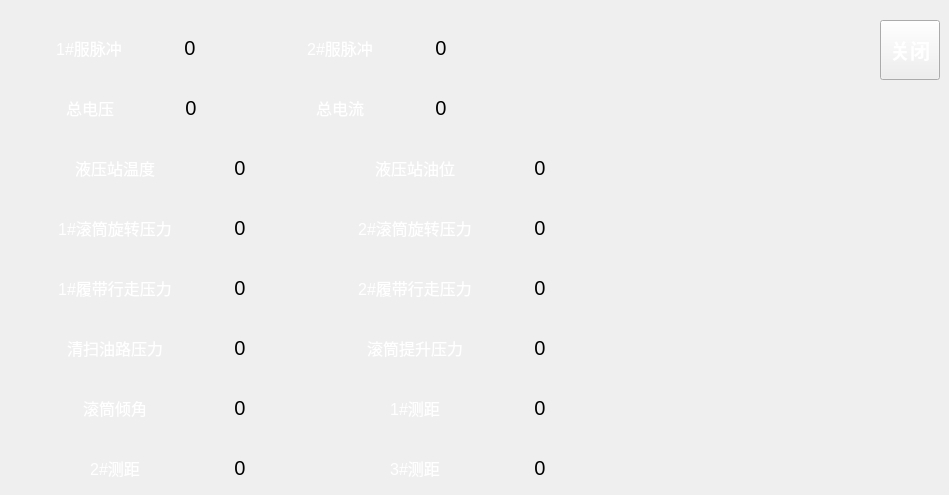
   <widget class="QWidget" name="tab">
    <attribute name="title">
     <string>运行数据</string>
    </attribute>
    <widget class="QPushButton" name="closePushButton1">
     <property name="geometry">
      <rect>
       <x>880</x>
       <y>20</y>
       <width>60</width>
       <height>60</height>
      </rect>
     </property>
     <property name="font">
      <font>
       <pointsize>15</pointsize>
       <weight>75</weight>
       <bold>true</bold>
      </font>
     </property>
     <property name="styleSheet">
      <string notr="true">color: rgb(255, 255, 255);</string>
     </property>
     <property name="text">
      <string>关闭</string>
     </property>
    </widget>
    <widget class="QLabel" name="label_3">
     <property name="geometry">
      <rect>
       <x>39</x>
       <y>30</y>
       <width>100</width>
       <height>36</height>
      </rect>
     </property>
     <property name="font">
      <font>
       <pointsize>12</pointsize>
      </font>
     </property>
     <property name="styleSheet">
      <string notr="true">color: rgb(255, 255, 255);
background-image: url(:/pic/field_bg.png);</string>
     </property>
     <property name="text">
      <string>1#服脉冲</string>
     </property>
     <property name="alignment">
      <set>Qt::AlignCenter</set>
     </property>
    </widget>
    <widget class="QLabel" name="Fpj_Left_Servo_Pulse_label">
     <property name="geometry">
      <rect>
       <x>140</x>
       <y>30</y>
       <width>100</width>
       <height>36</height>
      </rect>
     </property>
     <property name="font">
      <font>
       <pointsize>15</pointsize>
      </font>
     </property>
     <property name="styleSheet">
      <string notr="true">background-image: url(:/pic/white_bg.png);</string>
     </property>
     <property name="text">
      <string>0</string>
     </property>
     <property name="alignment">
      <set>Qt::AlignCenter</set>
     </property>
    </widget>
    <widget class="QLabel" name="label_4">
     <property name="geometry">
      <rect>
       <x>290</x>
       <y>30</y>
       <width>100</width>
       <height>36</height>
      </rect>
     </property>
     <property name="font">
      <font>
       <pointsize>12</pointsize>
      </font>
     </property>
     <property name="styleSheet">
      <string notr="true">color: rgb(255, 255, 255);
background-image: url(:/pic/field_bg.png);</string>
     </property>
     <property name="text">
      <string>2#服脉冲</string>
     </property>
     <property name="alignment">
      <set>Qt::AlignCenter</set>
     </property>
    </widget>
    <widget class="QLabel" name="Fpj_Right_Servo_Pulse_label">
     <property name="geometry">
      <rect>
       <x>391</x>
       <y>30</y>
       <width>100</width>
       <height>36</height>
      </rect>
     </property>
     <property name="font">
      <font>
       <pointsize>15</pointsize>
      </font>
     </property>
     <property name="styleSheet">
      <string notr="true">background-image: url(:/pic/white_bg.png);</string>
     </property>
     <property name="text">
      <string>0</string>
     </property>
     <property name="alignment">
      <set>Qt::AlignCenter</set>
     </property>
    </widget>
    <widget class="QLabel" name="label_5">
     <property name="geometry">
      <rect>
       <x>40</x>
       <y>90</y>
       <width>100</width>
       <height>36</height>
      </rect>
     </property>
     <property name="font">
      <font>
       <pointsize>12</pointsize>
      </font>
     </property>
     <property name="styleSheet">
      <string notr="true">color: rgb(255, 255, 255);
background-image: url(:/pic/field_bg.png);</string>
     </property>
     <property name="text">
      <string>总电压</string>
     </property>
     <property name="alignment">
      <set>Qt::AlignCenter</set>
     </property>
    </widget>
    <widget class="QLabel" name="Fpj_Total_Voltage_label">
     <property name="geometry">
      <rect>
       <x>141</x>
       <y>90</y>
       <width>100</width>
       <height>36</height>
      </rect>
     </property>
     <property name="font">
      <font>
       <pointsize>15</pointsize>
      </font>
     </property>
     <property name="styleSheet">
      <string notr="true">background-image: url(:/pic/white_bg.png);</string>
     </property>
     <property name="text">
      <string>0</string>
     </property>
     <property name="alignment">
      <set>Qt::AlignCenter</set>
     </property>
    </widget>
    <widget class="QLabel" name="label_6">
     <property name="geometry">
      <rect>
       <x>290</x>
       <y>90</y>
       <width>100</width>
       <height>36</height>
      </rect>
     </property>
     <property name="font">
      <font>
       <pointsize>12</pointsize>
      </font>
     </property>
     <property name="styleSheet">
      <string notr="true">color: rgb(255, 255, 255);
background-image: url(:/pic/field_bg.png);</string>
     </property>
     <property name="text">
      <string>总电流</string>
     </property>
     <property name="alignment">
      <set>Qt::AlignCenter</set>
     </property>
    </widget>
    <widget class="QLabel" name="Fpj_Total_Ampere_label">
     <property name="geometry">
      <rect>
       <x>391</x>
       <y>90</y>
       <width>100</width>
       <height>36</height>
      </rect>
     </property>
     <property name="font">
      <font>
       <pointsize>15</pointsize>
      </font>
     </property>
     <property name="styleSheet">
      <string notr="true">background-image: url(:/pic/white_bg.png);</string>
     </property>
     <property name="text">
      <string>0</string>
     </property>
     <property name="alignment">
      <set>Qt::AlignCenter</set>
     </property>
    </widget>
    <widget class="QLabel" name="Fpj_Left_Roller_Rotation_Pressure_label">
     <property name="geometry">
      <rect>
       <x>190</x>
       <y>210</y>
       <width>100</width>
       <height>36</height>
      </rect>
     </property>
     <property name="font">
      <font>
       <pointsize>15</pointsize>
      </font>
     </property>
     <property name="styleSheet">
      <string notr="true">background-image: url(:/pic/white_bg.png);</string>
     </property>
     <property name="text">
      <string>0</string>
     </property>
     <property name="alignment">
      <set>Qt::AlignCenter</set>
     </property>
    </widget>
    <widget class="QLabel" name="label_7">
     <property name="geometry">
      <rect>
       <x>40</x>
       <y>210</y>
       <width>150</width>
       <height>36</height>
      </rect>
     </property>
     <property name="font">
      <font>
       <pointsize>12</pointsize>
      </font>
     </property>
     <property name="styleSheet">
      <string notr="true">color: rgb(255, 255, 255);
background-image: url(:/pic/field_bg.png);</string>
     </property>
     <property name="text">
      <string>1#滚筒旋转压力</string>
     </property>
     <property name="alignment">
      <set>Qt::AlignCenter</set>
     </property>
    </widget>
    <widget class="QLabel" name="label_8">
     <property name="geometry">
      <rect>
       <x>40</x>
       <y>150</y>
       <width>150</width>
       <height>36</height>
      </rect>
     </property>
     <property name="font">
      <font>
       <pointsize>12</pointsize>
      </font>
     </property>
     <property name="styleSheet">
      <string notr="true">color: rgb(255, 255, 255);
background-image: url(:/pic/field_bg.png);</string>
     </property>
     <property name="text">
      <string>液压站温度</string>
     </property>
     <property name="alignment">
      <set>Qt::AlignCenter</set>
     </property>
    </widget>
    <widget class="QLabel" name="Fpj_Hs_1_Tempture_label">
     <property name="geometry">
      <rect>
       <x>190</x>
       <y>150</y>
       <width>100</width>
       <height>36</height>
      </rect>
     </property>
     <property name="font">
      <font>
       <pointsize>15</pointsize>
      </font>
     </property>
     <property name="styleSheet">
      <string notr="true">background-image: url(:/pic/white_bg.png);</string>
     </property>
     <property name="text">
      <string>0</string>
     </property>
     <property name="alignment">
      <set>Qt::AlignCenter</set>
     </property>
    </widget>
    <widget class="QLabel" name="Fpj_Hs_1_Oil_Level_label">
     <property name="geometry">
      <rect>
       <x>490</x>
       <y>150</y>
       <width>100</width>
       <height>36</height>
      </rect>
     </property>
     <property name="font">
      <font>
       <pointsize>15</pointsize>
      </font>
     </property>
     <property name="styleSheet">
      <string notr="true">background-image: url(:/pic/white_bg.png);</string>
     </property>
     <property name="text">
      <string>0</string>
     </property>
     <property name="alignment">
      <set>Qt::AlignCenter</set>
     </property>
    </widget>
    <widget class="QLabel" name="label_16">
     <property name="geometry">
      <rect>
       <x>340</x>
       <y>150</y>
       <width>150</width>
       <height>36</height>
      </rect>
     </property>
     <property name="font">
      <font>
       <pointsize>12</pointsize>
      </font>
     </property>
     <property name="styleSheet">
      <string notr="true">color: rgb(255, 255, 255);
background-image: url(:/pic/field_bg.png);</string>
     </property>
     <property name="text">
      <string>液压站油位</string>
     </property>
     <property name="alignment">
      <set>Qt::AlignCenter</set>
     </property>
    </widget>
    <widget class="QLabel" name="label_17">
     <property name="geometry">
      <rect>
       <x>340</x>
       <y>210</y>
       <width>150</width>
       <height>36</height>
      </rect>
     </property>
     <property name="font">
      <font>
       <pointsize>12</pointsize>
      </font>
     </property>
     <property name="styleSheet">
      <string notr="true">color: rgb(255, 255, 255);
background-image: url(:/pic/field_bg.png);</string>
     </property>
     <property name="text">
      <string>2#滚筒旋转压力</string>
     </property>
     <property name="alignment">
      <set>Qt::AlignCenter</set>
     </property>
    </widget>
    <widget class="QLabel" name="Fpj_Right_Roller_Rotation_Pressure_label">
     <property name="geometry">
      <rect>
       <x>490</x>
       <y>210</y>
       <width>100</width>
       <height>36</height>
      </rect>
     </property>
     <property name="font">
      <font>
       <pointsize>15</pointsize>
      </font>
     </property>
     <property name="styleSheet">
      <string notr="true">background-image: url(:/pic/white_bg.png);</string>
     </property>
     <property name="text">
      <string>0</string>
     </property>
     <property name="alignment">
      <set>Qt::AlignCenter</set>
     </property>
    </widget>
    <widget class="QLabel" name="label_22">
     <property name="geometry">
      <rect>
       <x>40</x>
       <y>270</y>
       <width>150</width>
       <height>36</height>
      </rect>
     </property>
     <property name="font">
      <font>
       <pointsize>12</pointsize>
      </font>
     </property>
     <property name="styleSheet">
      <string notr="true">color: rgb(255, 255, 255);
background-image: url(:/pic/field_bg.png);</string>
     </property>
     <property name="text">
      <string>1#履带行走压力</string>
     </property>
     <property name="alignment">
      <set>Qt::AlignCenter</set>
     </property>
    </widget>
    <widget class="QLabel" name="Fpj_Left_Walking_Pressure_label">
     <property name="geometry">
      <rect>
       <x>190</x>
       <y>270</y>
       <width>100</width>
       <height>36</height>
      </rect>
     </property>
     <property name="font">
      <font>
       <pointsize>15</pointsize>
      </font>
     </property>
     <property name="styleSheet">
      <string notr="true">background-image: url(:/pic/white_bg.png);</string>
     </property>
     <property name="text">
      <string>0</string>
     </property>
     <property name="alignment">
      <set>Qt::AlignCenter</set>
     </property>
    </widget>
    <widget class="QLabel" name="label_42">
     <property name="geometry">
      <rect>
       <x>340</x>
       <y>270</y>
       <width>150</width>
       <height>36</height>
      </rect>
     </property>
     <property name="font">
      <font>
       <pointsize>12</pointsize>
      </font>
     </property>
     <property name="styleSheet">
      <string notr="true">color: rgb(255, 255, 255);
background-image: url(:/pic/field_bg.png);</string>
     </property>
     <property name="text">
      <string>2#履带行走压力</string>
     </property>
     <property name="alignment">
      <set>Qt::AlignCenter</set>
     </property>
    </widget>
    <widget class="QLabel" name="Fpj_Right_Walking_Pressure_label">
     <property name="geometry">
      <rect>
       <x>490</x>
       <y>270</y>
       <width>100</width>
       <height>36</height>
      </rect>
     </property>
     <property name="font">
      <font>
       <pointsize>15</pointsize>
      </font>
     </property>
     <property name="styleSheet">
      <string notr="true">background-image: url(:/pic/white_bg.png);</string>
     </property>
     <property name="text">
      <string>0</string>
     </property>
     <property name="alignment">
      <set>Qt::AlignCenter</set>
     </property>
    </widget>
    <widget class="QLabel" name="label_51">
     <property name="geometry">
      <rect>
       <x>40</x>
       <y>330</y>
       <width>150</width>
       <height>36</height>
      </rect>
     </property>
     <property name="font">
      <font>
       <pointsize>12</pointsize>
      </font>
     </property>
     <property name="styleSheet">
      <string notr="true">color: rgb(255, 255, 255);
background-image: url(:/pic/field_bg.png);</string>
     </property>
     <property name="text">
      <string>清扫油路压力</string>
     </property>
     <property name="alignment">
      <set>Qt::AlignCenter</set>
     </property>
    </widget>
    <widget class="QLabel" name="Fpj_Sweeping_Motor_Pressure_label">
     <property name="geometry">
      <rect>
       <x>190</x>
       <y>330</y>
       <width>100</width>
       <height>36</height>
      </rect>
     </property>
     <property name="font">
      <font>
       <pointsize>15</pointsize>
      </font>
     </property>
     <property name="styleSheet">
      <string notr="true">background-image: url(:/pic/white_bg.png);</string>
     </property>
     <property name="text">
      <string>0</string>
     </property>
     <property name="alignment">
      <set>Qt::AlignCenter</set>
     </property>
    </widget>
    <widget class="QLabel" name="label_52">
     <property name="geometry">
      <rect>
       <x>340</x>
       <y>330</y>
       <width>150</width>
       <height>36</height>
      </rect>
     </property>
     <property name="font">
      <font>
       <pointsize>12</pointsize>
      </font>
     </property>
     <property name="styleSheet">
      <string notr="true">color: rgb(255, 255, 255);
background-image: url(:/pic/field_bg.png);</string>
     </property>
     <property name="text">
      <string>滚筒提升压力</string>
     </property>
     <property name="alignment">
      <set>Qt::AlignCenter</set>
     </property>
    </widget>
    <widget class="QLabel" name="Fpj_Roller_Lifting_Pressure_label">
     <property name="geometry">
      <rect>
       <x>490</x>
       <y>330</y>
       <width>100</width>
       <height>36</height>
      </rect>
     </property>
     <property name="font">
      <font>
       <pointsize>15</pointsize>
      </font>
     </property>
     <property name="styleSheet">
      <string notr="true">background-image: url(:/pic/white_bg.png);</string>
     </property>
     <property name="text">
      <string>0</string>
     </property>
     <property name="alignment">
      <set>Qt::AlignCenter</set>
     </property>
    </widget>
    <widget class="QLabel" name="label_53">
     <property name="geometry">
      <rect>
       <x>40</x>
       <y>390</y>
       <width>150</width>
       <height>36</height>
      </rect>
     </property>
     <property name="font">
      <font>
       <pointsize>12</pointsize>
      </font>
     </property>
     <property name="styleSheet">
      <string notr="true">color: rgb(255, 255, 255);
background-image: url(:/pic/field_bg.png);</string>
     </property>
     <property name="text">
      <string>滚筒倾角</string>
     </property>
     <property name="alignment">
      <set>Qt::AlignCenter</set>
     </property>
    </widget>
    <widget class="QLabel" name="Fpj_Roller_Tilt_Angle_label">
     <property name="geometry">
      <rect>
       <x>190</x>
       <y>390</y>
       <width>100</width>
       <height>36</height>
      </rect>
     </property>
     <property name="font">
      <font>
       <pointsize>15</pointsize>
      </font>
     </property>
     <property name="styleSheet">
      <string notr="true">background-image: url(:/pic/white_bg.png);</string>
     </property>
     <property name="text">
      <string>0</string>
     </property>
     <property name="alignment">
      <set>Qt::AlignCenter</set>
     </property>
    </widget>
    <widget class="QLabel" name="Fpj_RightBottom_label">
     <property name="geometry">
      <rect>
       <x>490</x>
       <y>390</y>
       <width>100</width>
       <height>36</height>
      </rect>
     </property>
     <property name="font">
      <font>
       <pointsize>15</pointsize>
      </font>
     </property>
     <property name="styleSheet">
      <string notr="true">background-image: url(:/pic/white_bg.png);</string>
     </property>
     <property name="text">
      <string>0</string>
     </property>
     <property name="alignment">
      <set>Qt::AlignCenter</set>
     </property>
    </widget>
    <widget class="QLabel" name="label_54">
     <property name="geometry">
      <rect>
       <x>340</x>
       <y>390</y>
       <width>150</width>
       <height>36</height>
      </rect>
     </property>
     <property name="font">
      <font>
       <pointsize>12</pointsize>
      </font>
     </property>
     <property name="styleSheet">
      <string notr="true">color: rgb(255, 255, 255);
background-image: url(:/pic/field_bg.png);</string>
     </property>
     <property name="text">
      <string>1#测距</string>
     </property>
     <property name="alignment">
      <set>Qt::AlignCenter</set>
     </property>
    </widget>
    <widget class="QLabel" name="label_55">
     <property name="geometry">
      <rect>
       <x>40</x>
       <y>450</y>
       <width>150</width>
       <height>36</height>
      </rect>
     </property>
     <property name="font">
      <font>
       <pointsize>12</pointsize>
      </font>
     </property>
     <property name="styleSheet">
      <string notr="true">color: rgb(255, 255, 255);
background-image: url(:/pic/field_bg.png);</string>
     </property>
     <property name="text">
      <string>2#测距</string>
     </property>
     <property name="alignment">
      <set>Qt::AlignCenter</set>
     </property>
    </widget>
    <widget class="QLabel" name="Fpj_RightMiddle_label">
     <property name="geometry">
      <rect>
       <x>190</x>
       <y>450</y>
       <width>100</width>
       <height>36</height>
      </rect>
     </property>
     <property name="font">
      <font>
       <pointsize>15</pointsize>
      </font>
     </property>
     <property name="styleSheet">
      <string notr="true">background-image: url(:/pic/white_bg.png);</string>
     </property>
     <property name="text">
      <string>0</string>
     </property>
     <property name="alignment">
      <set>Qt::AlignCenter</set>
     </property>
    </widget>
    <widget class="QLabel" name="label_56">
     <property name="geometry">
      <rect>
       <x>340</x>
       <y>450</y>
       <width>150</width>
       <height>36</height>
      </rect>
     </property>
     <property name="font">
      <font>
       <pointsize>12</pointsize>
      </font>
     </property>
     <property name="styleSheet">
      <string notr="true">color: rgb(255, 255, 255);
background-image: url(:/pic/field_bg.png);</string>
     </property>
     <property name="text">
      <string>3#测距</string>
     </property>
     <property name="alignment">
      <set>Qt::AlignCenter</set>
     </property>
    </widget>
    <widget class="QLabel" name="Fpj_RightTop_label">
     <property name="geometry">
      <rect>
       <x>490</x>
       <y>450</y>
       <width>100</width>
       <height>36</height>
      </rect>
     </property>
     <property name="font">
      <font>
       <pointsize>15</pointsize>
      </font>
     </property>
     <property name="styleSheet">
      <string notr="true">background-image: url(:/pic/white_bg.png);</string>
     </property>
     <property name="text">
      <string>0</string>
     </property>
     <property name="alignment">
      <set>Qt::AlignCenter</set>
     </property>
    </widget>
   </widget>
